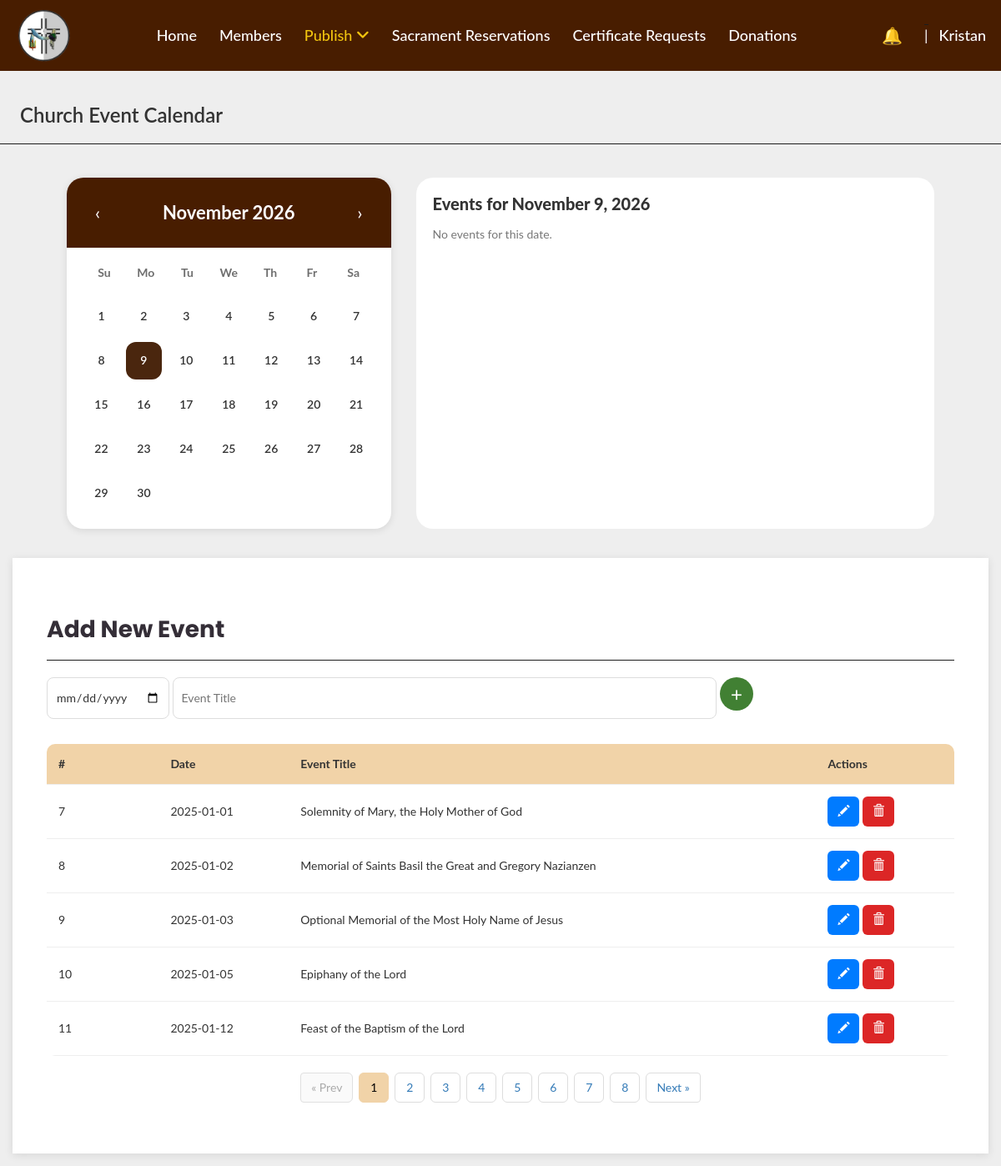
/private/stk/event.php (signed in), run on an earlier commit of the app's database.
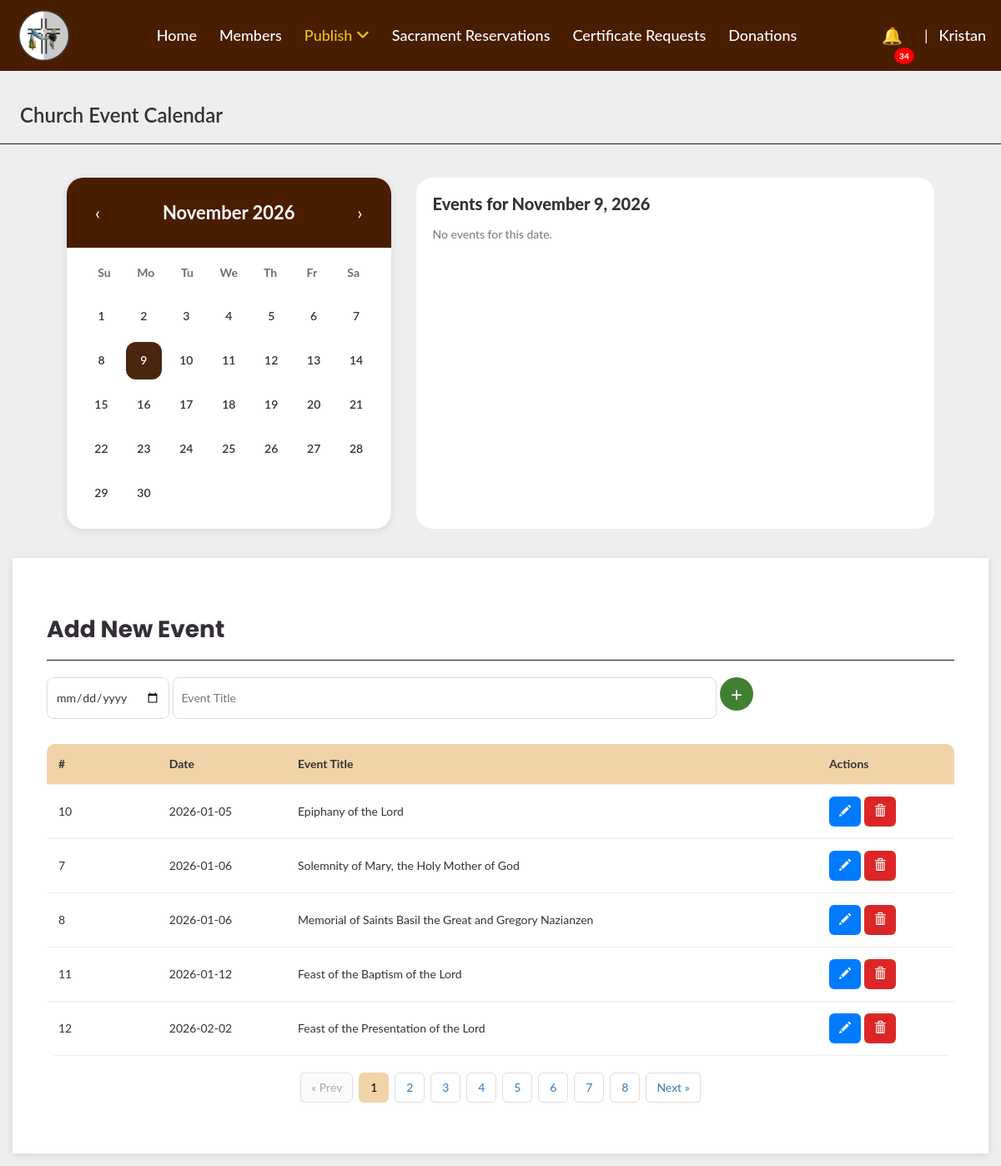
And on a later commit of the database.
### tables this page shows
CREATE TABLE `events` (
  `id` int(11) NOT NULL,
  `announcement_id` int(11) DEFAULT NULL,
  `date` date NOT NULL,
  `text` text NOT NULL,
  `repeat_type` varchar(10) DEFAULT NULL
);

### private/stk/event.php (the view, shortened to what the changed rows need)
<?php
require_once 'dbconfig.php';
$servername = "localhost";
$username   = "root";
$password   = "";
$dbname     = "test_tree_db";
$conn = new mysqli($servername, $username, $password, $dbname);
$unreadCount = 0;
if (isset($_SESSION['user_id'])) {
    $stmt = $conn->prepare("SELECT COUNT(*) AS cnt FROM admin_notifications WHERE status = 'Unread'");
    $stmt->execute();
    $result = $stmt->get_result()->fetch_assoc();
    $unreadCount = $result['cnt'] ?? 0;
}
$limit = 5;
$page  = isset($_GET['page']) ? max(1, (int)$_GET['page']) : 1;
$offset = ($page - 1) * $limit;
$totalEvents = $dbh->query("SELECT COUNT(*) FROM events")->fetchColumn();
$totalPages = ceil($totalEvents / $limit);
$stmt = $dbh->prepare("SELECT * FROM events ORDER BY date ASC LIMIT :limit OFFSET :offset");
$stmt->bindValue(':limit', $limit, PDO::PARAM_INT);
$stmt->bindValue(':offset', $offset, PDO::PARAM_INT);
$stmt->execute();
$events = $stmt->fetchAll(PDO::FETCH_ASSOC);
?>
<!DOCTYPE html>
<html lang="en">
<head>
<link href="https://maxcdn.bootstrapcdn.com/bootstrap/3.3.0/css/bootstrap.min.css" rel="stylesheet" />
<link href='https://unpkg.com/boxicons@2.0.9/css/boxicons.min.css' rel='stylesheet'>
<link rel="stylesheet" href="../../stylesheets/private/dashboard.css" />
<link rel="stylesheet" href="../../stylesheets/private/events.css" />
<link rel="stylesheet" href="../../stylesheets/private/event-cal.css" />
<link rel="stylesheet" href="https://cdnjs.cloudflare.com/ajax/libs/font-awesome/6.4.0/css/all.min.css">
<link rel="stylesheet" href="../../stylesheets/private/navbar_updated.css" />
<link rel='stylesheet' href='../../stylesheets/private/main_content.css'>
<link rel="icon" type="image/x-icon" href="../../stylesheets/assets/favicon.ico">
</head>
<body>
<header class="custom-header">
<nav class="navbar custom-navbar">
    <div class="nav-right">
        <ul class="nav-links">
            <li class="nav-notification">
                <a href="../notification/admin_notif.php">
                    <span class="bell">&#128276;</span>
                    <?php if (!empty($unreadCount) && $unreadCount > 0): ?>
                        <span class="badge"><?= $unreadCount ?></span>
                    <?php endif; ?>
                </a>
            </li>
        </ul>
    </div>
</nav>
</header>
<div class="page-header">
<div class="page-header-left">
    <h1>Church Event Calendar</h1>
</div>
</div>
<div class="events-wrapper container">
    <div class="calendar-card">
    <div class="cal-header">
        <h2 id="cal-title"></h2>
    </div>
</div>
</div>
<section id="content">
<div class="main-content">
<div class="add-form">
    <h1>Add New Event</h1>
</div>
<table class="event-table">
    <tr>
        <th>#</th>
        <th>Date</th>
        <th>Event Title</th>
        <th>Actions</th>
    </tr>
    <?php foreach ($events as $e): ?>
    <tr>
        <td><?= $e['id'] ?></td>
        <td><?= $e['date'] ?></td>
        <td><?= htmlspecialchars($e['text']) ?></td>
        <td class="actions">
            <button class="btn-edit" onclick="openEdit(<?= $e['id'] ?>, '<?= $e['date'] ?>', '<?= htmlspecialchars($e['text']) ?>')"> <i class="glyphicon glyphicon-pencil"></i> </button>
            <button class="btn-delete" onclick="deleteEvent(<?= $e['id'] ?>)"> <i class="glyphicon glyphicon-trash"></i> </button>
        </td>
    </tr>
    <?php endforeach; ?>
</table>
    <?php if ($totalPages > 1): ?>
    <div class="pagination-container">
        <ul class="pagination">
            <?php for ($i = 1; $i <= $totalPages; $i++): ?>
                <li class="<?= $i === $page ? 'active' : '' ?>">
                    <a href="?page=<?= $i ?>"><?= $i ?></a>
                </li>
            <?php endfor; ?>
        </ul>
    </div>
    <?php endif; ?>
</body>
</html>

What changed in the data, as far as the page shows it:
no longer on this page (row edited): events: id "9", date "2025-01-03", text "Optional Memorial of the Most Holy Name of Jesus"
changed events "Epiphany of the Lord": date "2025-01-05" → "2026-01-05"; moves up the list
changed events "Solemnity of Mary, the Holy Mother of God": date "2025-01-01" → "2026-01-06"
changed events "Memorial of Saints Basil the Great and Gregory Nazianzen": date "2025-01-02" → "2026-01-06"
changed events "Feast of the Baptism of the Lord": date "2025-01-12" → "2026-01-12"
now on this page (row edited): events: id "12", date "2026-02-02", text "Feast of the Presentation of the Lord"
Also different on the page:
$unreadCount: (not shown) → "34"
